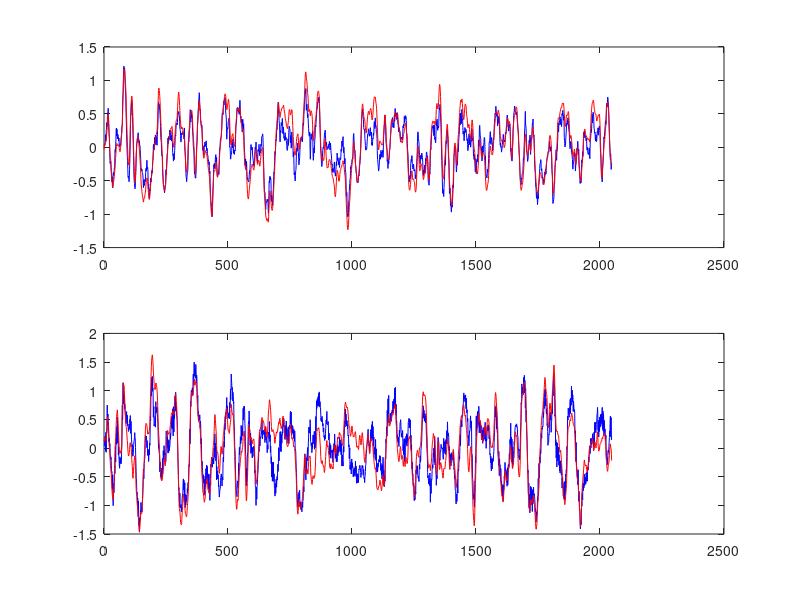

Write the MATLAB code that produced this figure.
%{
Contributed by:
	Favoreel
	KULeuven
	Departement Electrotechniek ESAT/SISTA
Kardinaal Mercierlaan 94
B-3001 Leuven
Belgium
	wouter.favoreel@esat.kuleuven.ac.be
Description:
	Data from the mechanical construction of a CD player arm.  
	The inputs are the forces of the mechanical actuators
  	while the outputs are related to the tracking accuracy of the arm.
  	The data was measured in closed loop, and then through a two-step
  	procedure converted to open loop equivalent data
    	The inputs are highly colored.
Sampling:
Number:
	2048
Inputs:
	u: forces of the mechanical actuators
Outputs:
	y: tracking accuracy of the arm
References:
  	We are grateful to R. de Callafon of the
    	Mechanical Engineering Systems and Control group of Delft, who
    	provided us with these data.
	
	- Van Den Hof P., Schrama R.J.P., An Indirect Method for Transfer 
	  Function Estimation From Closed Loop Data. Automatica, Vol. 29, 
	  no. 6, pp. 1523-1527, 1993.

Properties: 
Columns:
	Column 1: input u1
	Column 2: input u2
	Column 1: output y1
	Column 2: output y2
Category:
	mechanical systems

%}

clear all, close all, clc

load CD_player_arm-1.dat
U=CD_player_arm_1(:,1:2);
Y=CD_player_arm_1(:,3:4);


dat = iddata (Y, U)

[sys, x0] = moen4 (dat, 8, 's', 15)     % s=15, n=8


[y, t] = lsim (sys, U, [], x0);

err = norm (Y - y, 1) / norm (Y, 1)

figure (1)
p = columns (Y);
for k = 1 : p
  subplot (2, 1, k)
  plot (t, Y(:,k), 'b', t, y(:,k), 'r')
endfor


